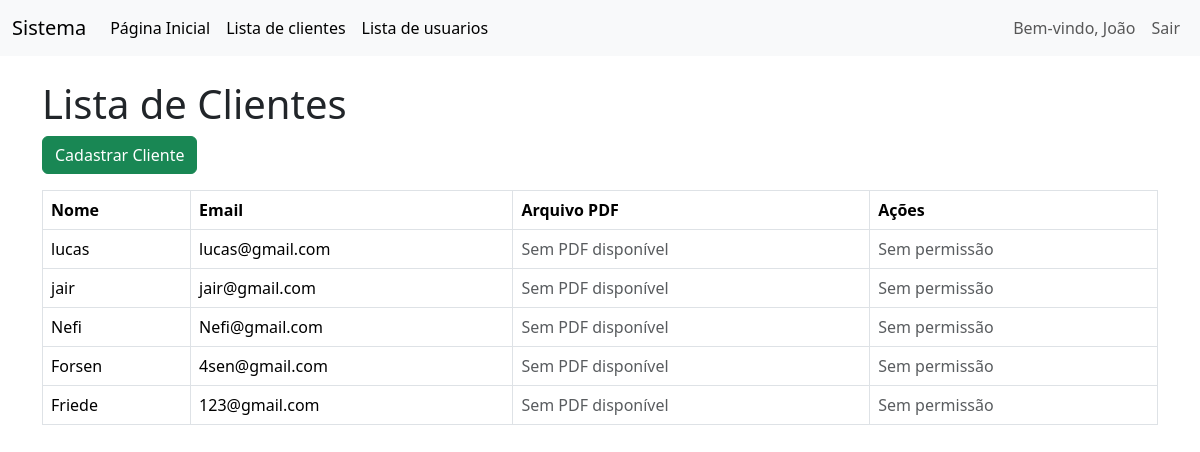
Screenshot of /lista_clientes.php (signed in) with the database file from the repository.
### tables this page shows
CREATE TABLE `clientes` (
  `id` int(11) NOT NULL,
  `nome` varchar(255) NOT NULL,
  `email` varchar(255) NOT NULL,
  `arquivo_pdf` varchar(255) NOT NULL
);

### lista_clientes.php (the view, shortened to what this page needs)
<?php
include 'conexao.php';
include 'menu.php';
$clientes = $conn->query("SELECT * FROM clientes")->fetchAll(PDO::FETCH_ASSOC);
$temAcessoAdmin = isset($_SESSION['nivel_acesso']) && $_SESSION['nivel_acesso'] === 'ADMINISTRADOR';
?>
<!DOCTYPE html>
<html lang="pt-br">
<head>
    <link href="https://cdn.jsdelivr.net/npm/bootstrap@5.3.3/dist/css/bootstrap.min.css" rel="stylesheet">
</head>
<body>
    <div class="container">
        <h1 class="mt-4">Lista de Clientes</h1>
        <a href="cadastrar.php" class="btn btn-success mb-3">Cadastrar Cliente</a>
        <table class="table table-bordered">
            <thead>
                <tr>
                    <th>Nome</th>
                    <th>Email</th>
                    <th>Arquivo PDF</th>
                    <th>Ações</th>
                </tr>
            </thead>
            <tbody>
                <?php foreach ($clientes as $cliente): ?>
                    <tr>
                        <td><?= htmlspecialchars($cliente['nome']) ?></td>
                        <td><?= htmlspecialchars($cliente['email']) ?></td>
                        <td>
                            <?php if (!empty($cliente['arquivo_pdf']) && file_exists("uploads/{$cliente['arquivo_pdf']}")): ?>
                                <a href="uploads/<?= htmlspecialchars($cliente['arquivo_pdf']) ?>" target="_blank">Ver PDF</a>
                            <?php else: ?>
                                <span class="text-muted">Sem PDF disponível</span>
                            <?php endif; ?>
                        </td>
                        <td>
                            <?php if ($temAcessoAdmin): ?>
                                <a href="editar.php?id=<?= $cliente['id'] ?>" class="btn btn-warning btn-sm">Editar</a>
                                <a href="excluir.php?id=<?= $cliente['id'] ?>" class="btn btn-danger btn-sm" onclick="return confirm('A exclusão é permanente! Tem certeza disso?')">Excluir</a>
                            <?php else: ?>
                                <span class="text-muted">Sem permissão</span>
                            <?php endif; ?>
                        </td>
                    </tr>
                <?php endforeach; ?>
            </tbody>
        </table>
    </div>
</body>
</html>

### rows the page displays
clientes: nome "lucas", email "lucas@gmail.com", shows "Sem PDF disponível"
clientes: nome "jair", email "jair@gmail.com", shows "Sem PDF disponível"
clientes: nome "Nefi", email "Nefi@gmail.com", shows "Sem PDF disponível"
clientes: nome "Forsen", email "4sen@gmail.com", shows "Sem PDF disponível"
clientes: nome "Friede", email "123@gmail.com", shows "Sem PDF disponível"

### other values shown
$_SESSION['nome_usuario'] "João"
